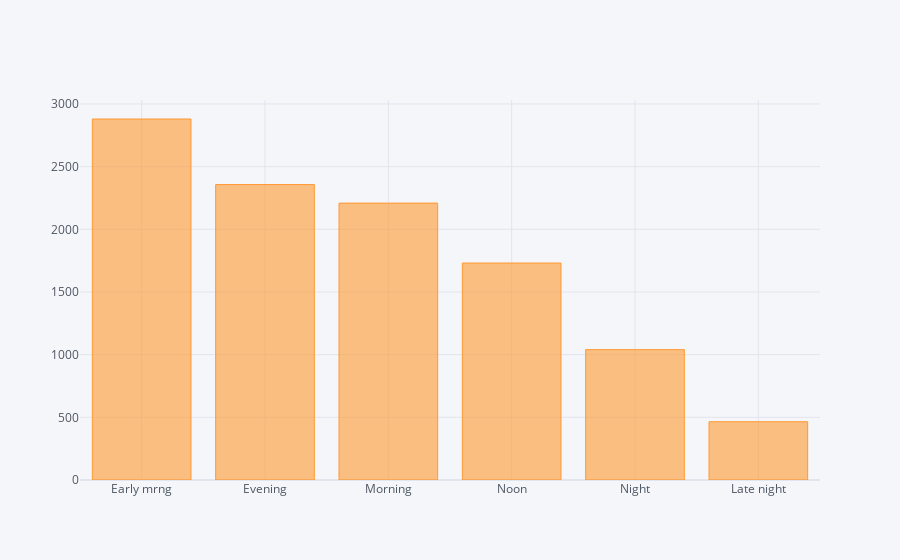

Source (notebook cell):
### Code cell
data['Dep_Time_hour'].apply(flight_dep_time).value_counts().iplot(kind='bar')

### Figure 1 — Plotly figure (JSON) as saved in the notebook; plotly's stock layout.template omitted (floating-point values rounded to 4 significant figures)
{"data": [{"marker": {"color": "rgba(255, 153, 51, 0.6)", "line": {"color": "rgba(255, 153, 51, 1.0)", "width": 1}}, "name": "count", "orientation": "v", "text": "", "type": "bar", "x": ["Early mrng", "Evening", "Morning", "Noon", "Night", "Late night"], "y": [2880, 2357, 2209, 1731, 1040, 465]}], "layout": {"legend": {"bgcolor": "#F5F6F9", "font": {"color": "#4D5663"}}, "paper_bgcolor": "#F5F6F9", "plot_bgcolor": "#F5F6F9", "title": {"font": {"color": "#4D5663"}}, "xaxis": {"gridcolor": "#E1E5ED", "showgrid": true, "tickfont": {"color": "#4D5663"}, "title": {"font": {"color": "#4D5663"}, "text": ""}, "zerolinecolor": "#E1E5ED"}, "yaxis": {"gridcolor": "#E1E5ED", "showgrid": true, "tickfont": {"color": "#4D5663"}, "title": {"font": {"color": "#4D5663"}, "text": ""}, "zerolinecolor": "#E1E5ED"}}}
